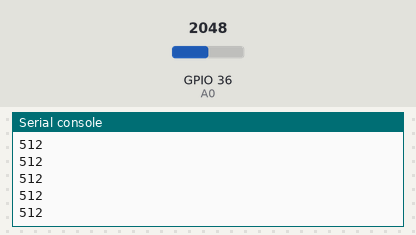
A program run on a simulated ESP32 board running MicroPython. Shown: the last lines printed to the serial console. Inputs (shaded band) come from the test bench; at power-on: GPIO 36 (A0) = 2048 (analog values on the 0–4095 scale).

Above: at 1.2 s.
1.3 s: GPIO 36 (A0) set to 2866
At 1.31 s:
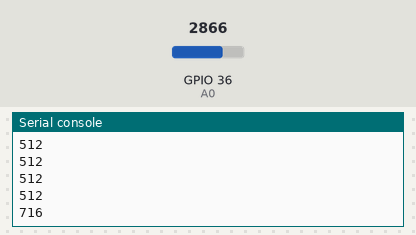
2.8 s: GPIO 36 (A0) set to 3603
At 2.81 s:
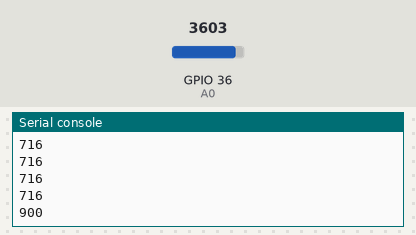
Timing chart, 0 to 5.8 s (numbered marks = the images above; inputs shaded):
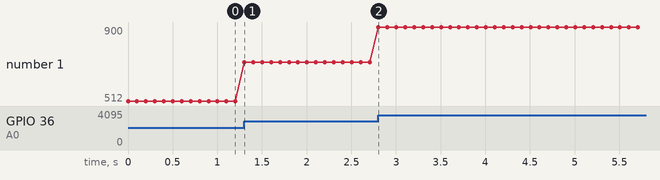

The program:

adc_read.py
```python
from machine import Pin, ADC
from time import sleep

A0 = ADC(Pin(36)) # GPIO36 對應到 ADC0
A0.atten(ADC.ATTN_11DB)   #最大輸入電壓: 3.3v
A0.width(ADC.WIDTH_10BIT) #取樣範圍 0~1023

while True:
  A0_value = A0.read()  #讀取A0埠
  print(A0_value)
  sleep(0.1)
```

Measured:
- after the input at 1.3 s, the serial console: prints a new line at once (image 1)
- after the input at 2.8 s, the serial console: prints a new line at once (image 2)
- plotted number 1: 512 → 716 after the input at 1.3 s, 716 → 900 after the input at 2.8 s
